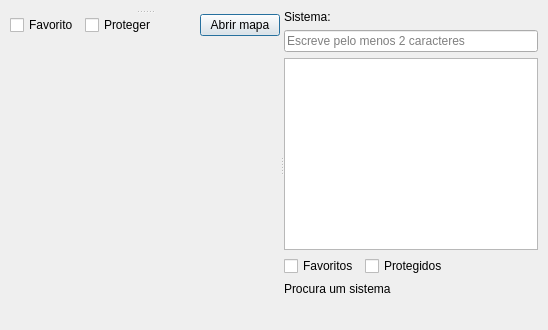
<?xml version="1.0" encoding="UTF-8"?>
<ui version="4.0">
 <class>MapLibraryWindow</class>
 <widget class="QDialog" name="MapLibraryWindow">
  <property name="windowTitle"><string>Ver e manter mapas</string></property>
  <layout class="QVBoxLayout" name="rootLayout">
   <property name="spacing"><number>8</number></property>
   <property name="leftMargin"><number>10</number></property>
   <property name="topMargin"><number>10</number></property>
   <property name="rightMargin"><number>10</number></property>
   <property name="bottomMargin"><number>10</number></property>
   <item>
    <widget class="QSplitter" name="librarySplitter">
     <property name="orientation"><enum>Qt::Horizontal</enum></property>
     <widget class="QWidget" name="leftPane">
      <layout class="QVBoxLayout" name="leftLayout">
       <item>
        <widget class="QSplitter" name="previewDetailsSplitter">
         <property name="orientation"><enum>Qt::Vertical</enum></property>
         <widget class="QWidget" name="previewHost"><layout class="QVBoxLayout" name="previewLayout"/></widget>
         <widget class="QWidget" name="mapDetails">
          <layout class="QVBoxLayout" name="detailsLayout">
           <item>
            <layout class="QHBoxLayout" name="flagsLayout">
             <item><widget class="QCheckBox" name="favoriteCheck"><property name="text"><string>Favorito</string></property></widget></item>
             <item><widget class="QCheckBox" name="protectedCheck"><property name="text"><string>Proteger</string></property></widget></item>
             <item><spacer name="flagsSpacer"><property name="orientation"><enum>Qt::Horizontal</enum></property><property name="sizeHint" stdset="0"><size><width>40</width><height>20</height></size></property></spacer></item>
             <item><widget class="QPushButton" name="openButton"><property name="text"><string>Abrir mapa</string></property></widget></item>
            </layout>
           </item>
           <item><widget class="QWidget" name="detailsInfoHost"><layout class="QVBoxLayout" name="detailsInfoLayout"/></widget></item>
          </layout>
         </widget>
        </widget>
       </item>
      </layout>
     </widget>
     <widget class="QWidget" name="rightPane">
      <layout class="QVBoxLayout" name="rightLayout">
       <item><widget class="QLabel" name="systemLabel"><property name="text"><string>Sistema:</string></property></widget></item>
       <item><widget class="QLineEdit" name="searchInput"><property name="placeholderText"><string>Escreve pelo menos 2 caracteres</string></property></widget></item>
       <item><widget class="QListWidget" name="suggestionsList"><property name="maximumHeight"><number>125</number></property></widget></item>
       <item>
        <layout class="QHBoxLayout" name="mapFilterLayout">
         <item><widget class="QCheckBox" name="favoriteFilterCheck"><property name="text"><string>Favoritos</string></property></widget></item>
         <item><widget class="QCheckBox" name="protectedFilterCheck"><property name="text"><string>Protegidos</string></property></widget></item>
         <item><spacer name="mapFilterSpacer"><property name="orientation"><enum>Qt::Horizontal</enum></property><property name="sizeHint" stdset="0"><size><width>40</width><height>20</height></size></property></spacer></item>
        </layout>
       </item>
       <item><widget class="QLabel" name="systemTitle"><property name="text"><string>Procura um sistema</string></property></widget></item>
       <item><widget class="QWidget" name="treeHost"><layout class="QVBoxLayout" name="treeLayout"/></widget></item>
      </layout>
     </widget>
    </widget>
   </item>
  </layout>
 </widget>
 <resources/>
 <connections/>
</ui>
